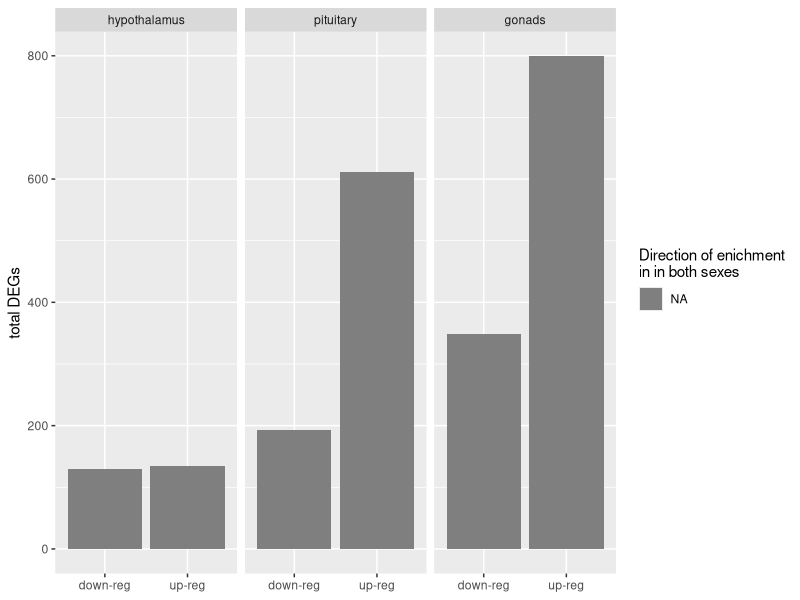
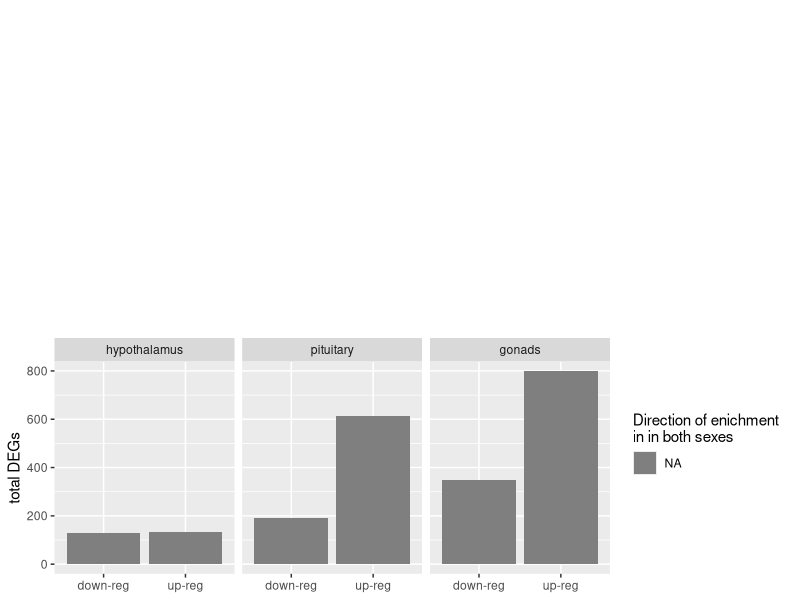

These figures' R source, in order:
## ---- chunk 1
library(ggplot2)
library(dplyr)
library(cowplot)
#library(ggrepel)

knitr::opts_chunk$set(fig.path = './', echo = T, message = F)
## ---- chunk 2
venn <- read.csv("venn.csv")

venn$tissue <- factor(venn$tissue, levels = c("hyp", "pit", "gon"))
venn$sex <- factor(venn$sex, levels = c("female", "both", "male"))
levels(venn$direction) <-  c("down", "up")
levels(venn$tissue) <-  c("hypothalamus", "pituitary", "gonads")


venn$directionsex <- as.factor(paste(venn$direction, venn$sex, sep = "\n"))
venn$directionsex <- factor(venn$directionsex, levels = c(
                                                          "up\nfemale", 
                                                          
                                                          "up\nmale",
                                                          "up\nboth",
                                                          "down\nfemale",
                                                         
                                                          "down\nmale",
                                                            "down\nboth"))

mycolors <- c("down\nboth" = "#838383",
                "down\nfemale" = "#19A400", 
                 "down\nmale"  = "#516DFF",
                 "up\nboth"  = "#D9D9D9",
                 "up\nfemale"  = "#7EDC00",
                 "up\nmale" = "#8AC5F9")  

p2 <- ggplot(data=venn, aes(x=direction, y = count,  fill = reorder(directionsex, desc(directionsex)))) + 
  geom_bar(stat="identity") +
  labs(y = "total DEGs", x = NULL) +
  scale_fill_manual(values = mycolors,
                    name="Direction of enichment\nin in both sexes") +
  #geom_text_repel(position = "stack", aes(x=direction, y = count,  label = count ))
  facet_wrap(~tissue) +
  guides(fill = guide_legend(nrow = 3)) 
p2
## ---- chunk 3
p1 <- ggdraw() + draw_image("venn-original.png")
plot_grid(p1, p2, nrow = 2, rel_heights =  c(.55, 0.45))
